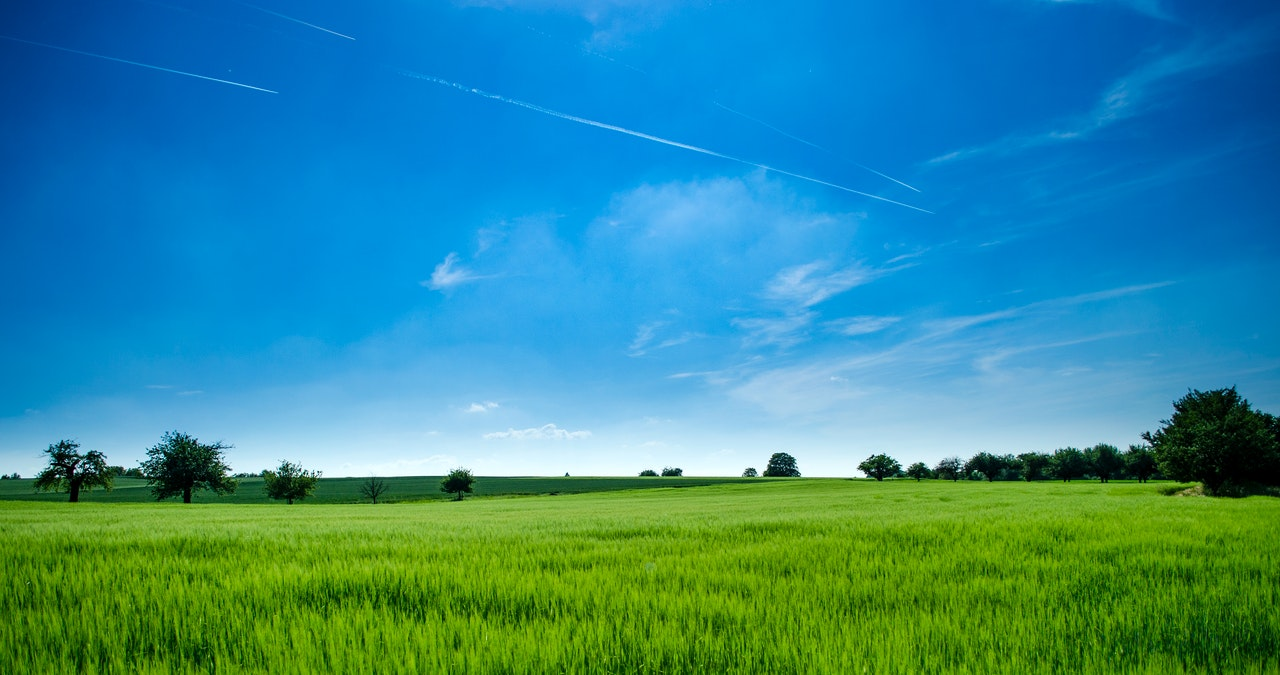
#> input picture images/agriculture.jpg, 1280 x 675 px, given in place of road.jpg, which was not available
$ python ncut.py
#> lines starting #> are read from the running program, lines starting #| are printed output that depends on the picture; pictures that were not available may be replaced by others from this repository, and a replacement may not be noted
### src/util.py
from skimage import color
from PIL import Image
import numpy as np
import os.path

def output(img, labels, mode = "show", filename = "res.png"):
    '''
    Outputs an image based on segmentation labels. Output can be of form save or show.
    '''

    out = color.label2rgb(labels, img, kind='avg')
    result = Image.fromarray(out, mode='RGB')

    if mode == "show":
        result.show()
    elif mode == "save":
        result.save(filename)

def init_seg_needed(img, imtitle, compactness, n_segments):
    '''
    Compares input values for superpixel clustering to the ones of the previous one,
    and determines whether a new one needs to be made.
    '''

    if not os.path.isfile('../tmp/last/last_seg_%s.npy' % (imtitle)):
        return True

    last_seg = np.load('../tmp/last/last_seg_%s.npy' % (imtitle))

    if compactness != last_seg[0]:
        return True

    if n_segments != last_seg[1]:
        return True

    return False

def save_init_seg(labels,img,imtitle,compactness,n_segments):
    '''
    Saves values of the superpixel clustering, so that they can be reused if
    changes are only to be made to the weight assignment.
    '''

    size = np.amax(labels) + 1

    pixel_count = np.zeros(size)
    total_color = np.zeros((size,3))
    mean_color = np.zeros((size,3))
    last_seg = np.zeros(3)

    for index in np.ndindex(labels.shape):
        current = labels[index]
        pixel_count[current] += 1
        total_color[current] += img[index]

    for n in range(size):
        mean_color[n] = (total_color[n] / pixel_count[n])

    last_seg[0] = compactness
    last_seg[1] = n_segments

    np.save('../tmp/labels/labels_%s' % (imtitle), labels)
    np.save('../tmp/regions/regions_%s' % (imtitle), mean_color)
    np.save('../tmp/last/last_seg_%s' % (imtitle), last_seg)


# [57 lines left out: functions make_image, test_laplacian, not called in this run]

### src/rag_builder.py
from skimage.future import graph
import numpy as np
import math

def assign_weights(g, mode, imtitle, beta):
    '''
    Assigns weights to the edges of the underlying graph. These depend on
    the mode of weights.
    '''

    if mode == 'similarity':
        sigma=255
        for x, y, d in g.edges(data=True):
            diff = g.nodes[x]['mean color'] - g.nodes[y]['mean color']
            diff = np.linalg.norm(diff)
            d['weight'] = math.e ** (-(diff ** 2) / sigma)

    elif mode == 'laplacian':
        Laplacian = np.load('../Laplacians/Laplacian_%s_beta%s.npy' % (imtitle,beta))
        for x, y, d in g.edges(data=True):
            d['weight'] = np.absolute(Laplacian[(x,y)])

    else:
        raise ValueError("The mode '%s' is not recognised" % mode)

def build_rag(labels, weight_mode, imtitle, beta):
    '''
    Constructs region adjacency graph for segmented image.
    '''

    print("Constructing graph...")
    g = graph.RAG(labels, connectivity=2)

    for n in g:
        g.nodes[n].update({'labels': [n]})

    mean_colors = np.load('../tmp/regions/regions_%s.npy' % imtitle)

    for n in g:
        g.nodes[n]['mean color'] = mean_colors[n]

    assign_weights(g, weight_mode, imtitle, beta)

    return g

### src/ncut.py
import numpy as np
import os
from PIL import Image
from util import init_seg_needed, output, save_init_seg
from rag_builder import build_rag
from skimage.segmentation import slic
from skimage.future import graph

def main(imtitle, imtype, weight_mode = 'similarity', compactness = 30, n_segments = 130, thresh=1e-3, beta="1", slic_output = False, seg_output = True
, slic_output_mode='show', seg_output_mode='show'):
    '''
    Performs a clustering of input image into superpixel, then performs
    an n-cut segmentation on the region adjacency graph corresponding
    to these. Data for the superpixels is saved, so that the clustering does not
    need to be performed unnecessarily.

    Parameters
    ----------

    imtitle : string
        The title of the image file without specification for format, i.e. the text before .jpg, .png etc.

    imtype : string
        The format of the image, e.g. jpg, png etc.

    weight_mode : string
        The desired method for graph construction. Possible choices are 'similarity' and 'laplacian'.

    compactness : int
        Balances color and space proximity of SLIC clustering.
        More info: https://github.com/scikit-image/scikit-image/blob/master/skimage/segmentation/slic_superpixels.py

    n_segments : int
        Number of desired superpixels from the SLIC clustering.
        More info: https://github.com/scikit-image/scikit-image/blob/master/skimage/segmentation/slic_superpixels.py

    thresh : int
        Threshold for when to further dived subgraphs in the Ncut segmentation.
        More info: https://github.com/scikit-image/scikit-image/blob/master/skimage/future/graph/graph_cut.py

    beta : string
        If weight_mode is selected to 'laplacian' specifies the beta used to generate the laplacian in question.
        If a beta of 0.1 is desired, input  beta = "01" etc. Make sure that desired laplacian exists in the "Laplacian"- folder.
        Else generate it using the script 'optsolver.m'

    slic_output : bool
        If set, result from SLIC clustering is output.

    seg_output : bool
        If set, result from Ncut segmentation is output.

    slic_output_mode : string
        If set to 'show', shows result from SLIC clustering on screen.
        If set to 'save', saves result from SLIC clustering to a .png file.

    seg_output_mode : string
        If set to 'show', shows result from Ncut segmentation on screen.
        If set to 'save', saves result from Ncut segmentation to a .png file.

    '''
#> called with imtitle = 'road', imtype = 'jpg', weight_mode = 'similarity', compactness = 30, n_segments = 130, thresh = 0.002, beta = '1', slic_output = False

    image_address = "../images/" + imtitle + "." + imtype

    img = Image.open(image_address)
#> img is the input picture: PIL image 1280x675 RGB; mean R, G, B 49.6, 138.9, 148.7
    img = np.array(img)

    isn = init_seg_needed(img, imtitle, compactness, n_segments)
#> isn = True
    # isn = True
    # isn = False

    if isn:
        print('Clustering into superpixels...')
        labels = slic(img, compactness=compactness, n_segments=n_segments)
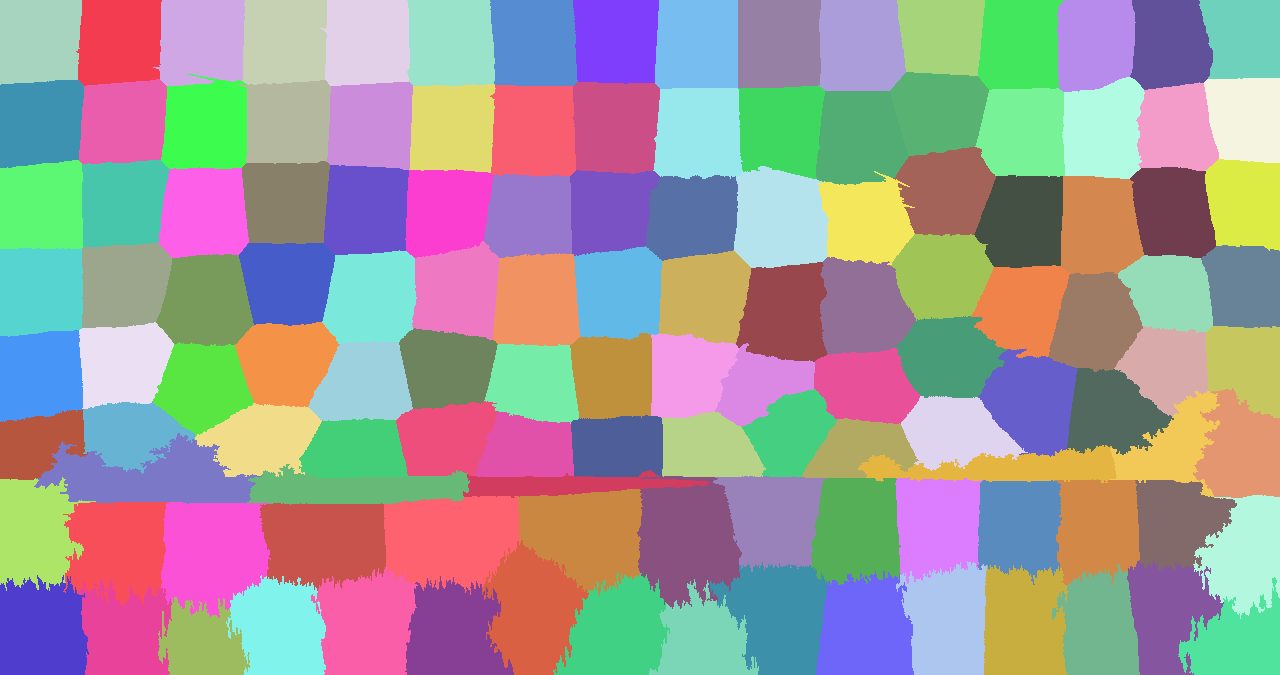
#> labels: shape (675, 1280) int64; 127 distinct labels, from 1 to 127; one colour per label, 0 black
        save_init_seg(labels, img, imtitle, compactness, n_segments)
#> in save_init_seg, `size = np.amax(labels) + 1`: size = 128
#> after the loop in save_init_seg, `for index in np.ndindex(labels.shape):`: pixel_count = 128 values, max 10507 at index 108, min 0 at index 0, mean 6750; total_color = 128 rows, first 8: [0, 0, 0], [2320, 419978, 904997], [2776, 553519, 1099707], [4100, 665123, 1252609], [4404, 731868, 1316689], [6366, 821176, 1417615], [13314, 949507, 1543028], [34370, 1007518, 1580324]
#> after the loop in save_init_seg, `for n in range(size):`: mean_color = 128 rows, first 8: [nan, nan, nan], [0.355, 64.33, 138.6], [0.416, 82.99, 164.9], [0.595, 96.6, 181.9], [0.647, 107.5, 193.3], [0.915, 118, 203.8], [1.86, 132.7, 215.7], [4.86, 142.5, 223.5]
    else:
        labels = np.load('../tmp/labels/labels_%s.npy' % imtitle)

    g = build_rag(labels, weight_mode, imtitle, beta)
#> the loop in build_rag, `for n in g:` made 127 passes
#> the loop in assign_weights, `for x, y, d in g.edges(data=True):` made 337 passes
#> diff on passes 1 to 3: 32.22, 25.23, 21.83

    if weight_mode == 'laplacian':
        max_edge = np.sqrt(g.number_of_nodes())
    else:
        max_edge = 1

    labels2 = graph.cut_normalized(labels, g, thresh = thresh, max_edge = max_edge)
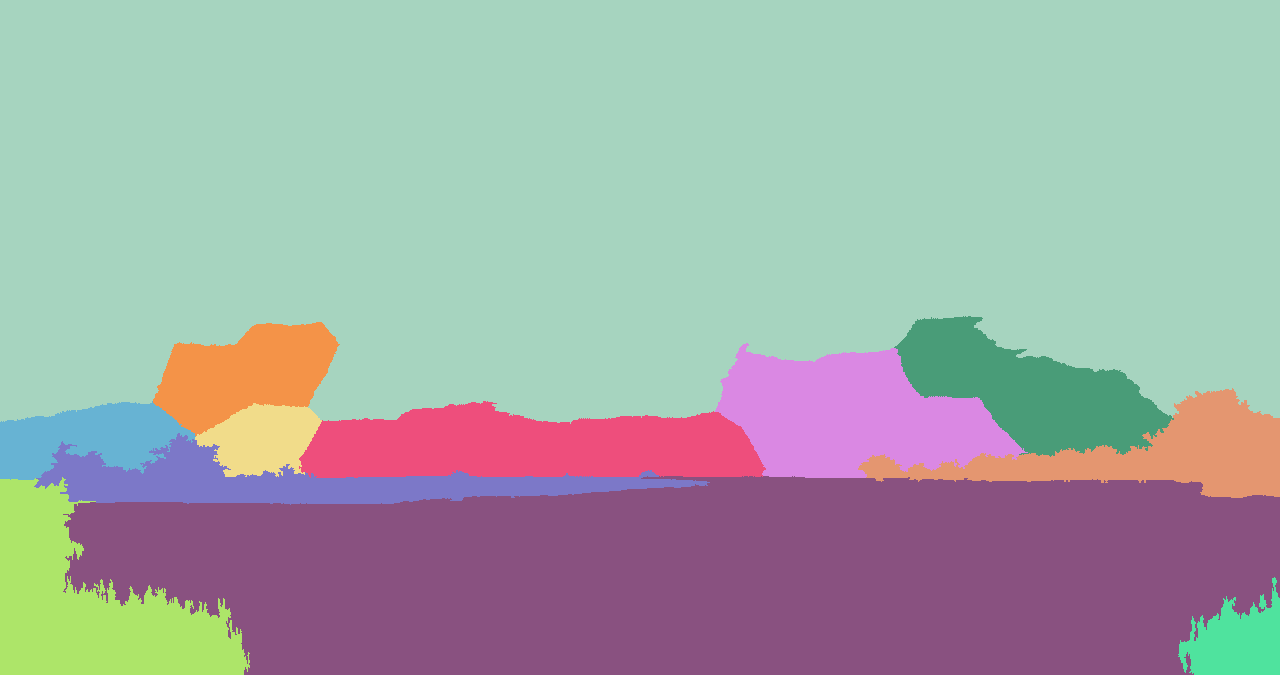
#> labels2: shape (675, 1280) int64; 12 distinct labels, from 1 to 124; one colour per label, 0 black

    if not os.path.isdir('../segmentations/%s' % (imtitle)):
        os.mkdir('../segmentations/%s' % (imtitle))

    if slic_output == True:
        output(img, labels, mode = slic_output_mode, filename = '../segmentations/%s/%s_SLIC.png' % (imtitle,imtitle))

    if seg_output == True:
        if weight_mode == 'laplacian':
            output(img, labels2, mode = seg_output_mode, filename = "../segmentations/%s/%s_beta%s_thresh%s.png" % (imtitle,imtitle,beta,str(thresh)))
        elif weight_mode == 'similarity':
            output(img, labels2, mode = seg_output_mode, filename = "../segmentations/%s/%s_classic_thresh%s.png" % (imtitle,imtitle,str(thresh)))
#> in output, `out = color.label2rgb(labels, img, kind='avg')`:
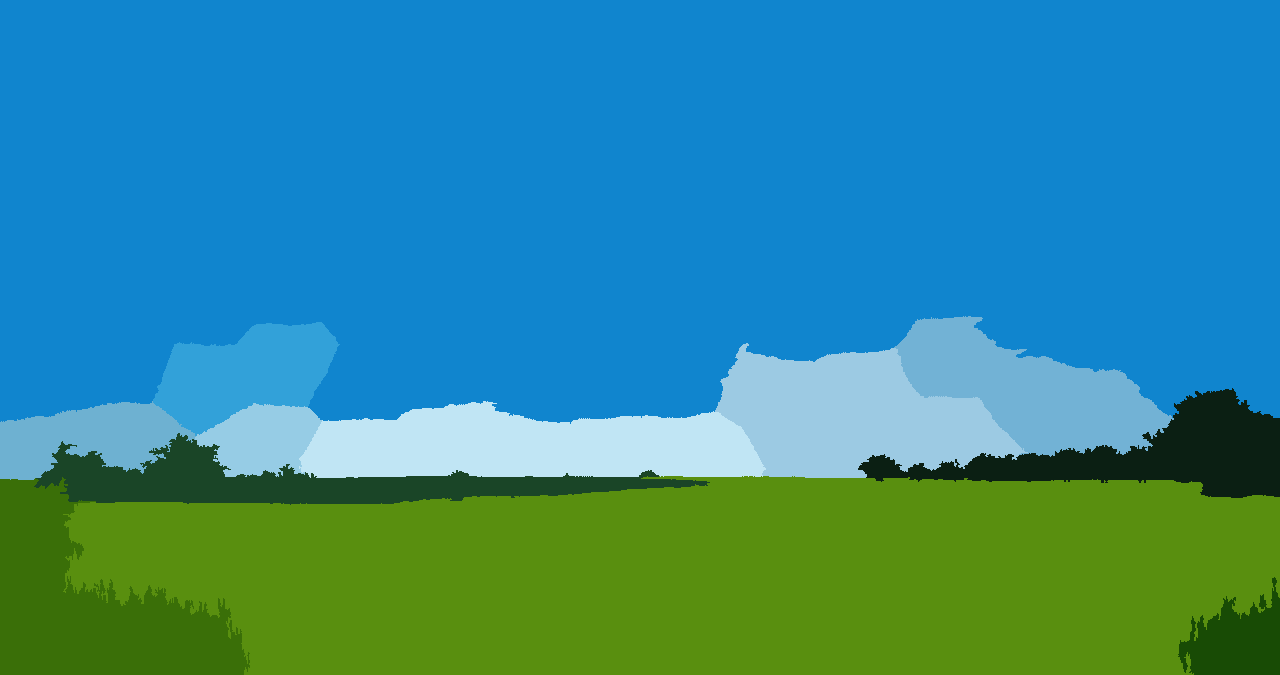
#> out: shape (675, 1280, 3); mean R, G, B 49.2, 138.4, 148.3


if __name__=='__main__':

    main(imtitle = "road",
    imtype="jpg",
    weight_mode = 'similarity',
    seg_output_mode = 'show',
    thresh = 2e-3,
    beta = "1")

$ run again, on images/road.jpg
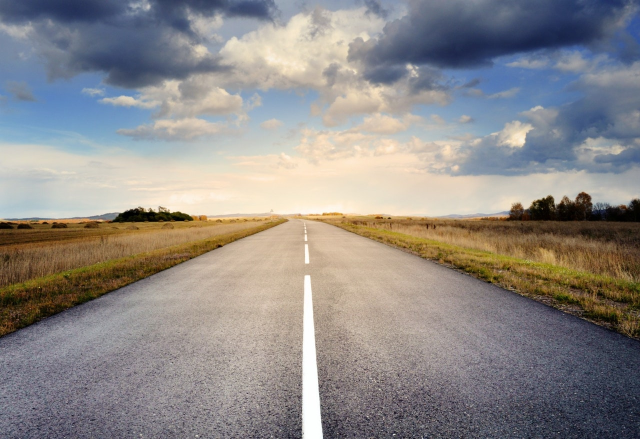
#> input picture images/road.jpg, 1280 x 878 px (shown at 1/2 size)
#> in main, img is the input picture: PIL image 1280x878 RGB; mean R, G, B 142.1, 138, 136
#> isn = True
#> in main, `labels = slic(img, compactness=compactness, n_segments=n_segments)`:
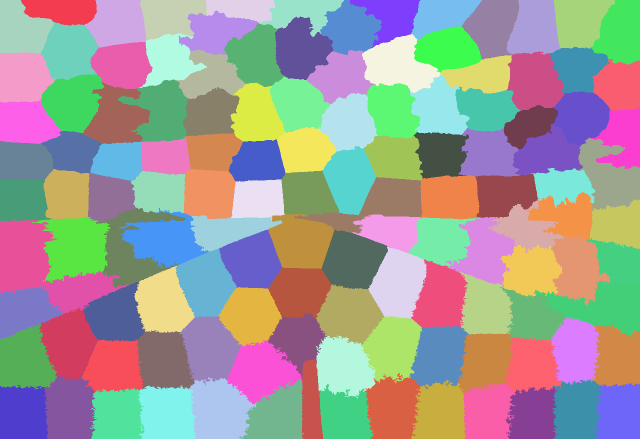
#> labels: shape (878, 1280) int64 (shown at 1/2 size); 124 distinct labels, from 1 to 124; one colour per label, 0 black
#> size = 125
#> the loop in save_init_seg, `for index in np.ndindex(labels.shape):` made 1123840 passes
#> current on passes 1 to 3: 1, 1, 1
#> after the loop in save_init_seg, `for index in np.ndindex(labels.shape):`: pixel_count = 125 values, max 13282 at index 75, min 0 at index 0, mean 8990.7; total_color = 125 rows, first 8: [0, 0, 0], [956396, 1058653, 1241578], [300790, 388413, 603685], [709079, 846487, 1120228], [644648, 741078, 938129], [396656, 453950, 583099], [992688, 1019246, 1068760], [1699807, 1653093, 1576211]
#> after the loop in save_init_seg, `for n in range(size):`: mean_color = 125 rows, first 8: [nan, nan, nan], [112.3, 124.4, 145.8], [49.38, 63.77, 99.11], [79.09, 94.41, 124.9], [83.27, 95.72, 121.2], [84.72, 96.96, 124.5], [160.2, 164.5, 172.5], [197.8, 192.3, 183.4]
#> the loop in build_rag, `for n in g:` made 124 passes
#> the loop in assign_weights, `for x, y, d in g.edges(data=True):` made 328 passes
#> diff on passes 1 to 3: 99.09, 21.76, 23.4
#> labels2: shape (878, 1280) int64; 18 distinct labels, from 1 to 116
#> in output, `out = color.label2rgb(labels, img, kind='avg')`:
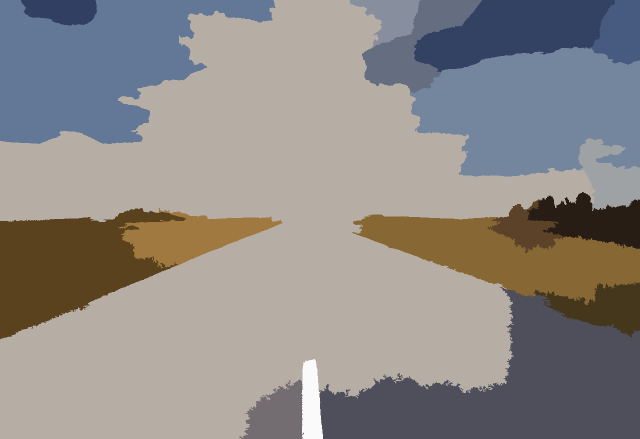
#> out: shape (878, 1280, 3) (shown at 1/2 size); mean R, G, B 141.7, 137.5, 135.3
